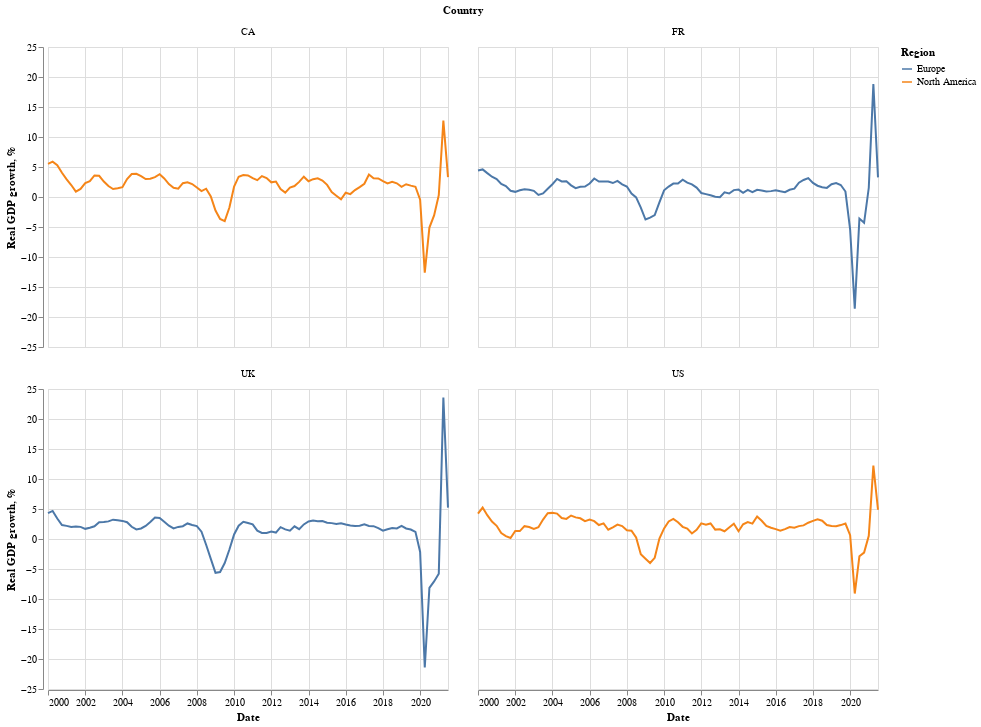

Notebook source saved alongside this figure:
### Markdown cell above
Note that `:N` tells **altair** to treat the variable preceeding the colon as a nominal value, ditto `:Q` for quantitative values. Most of the time **altair** will guess what you need, but it's easy to specify it if you need to. More complex combinations of chart arrangements may be achieved with the `alt.hconcat` and `alt.vconcat` functions.

Let's now return to some of our favourite examples and see how they look in **altair**.

### Code cell
alt.Chart(tidy_df).mark_line().encode(
    x="Date:T",
    y="Real GDP growth, %",
    color="Region:N",
    facet=alt.Facet("Country:N", columns=2),
)

### Figure 1 — Vega-Lite specification as saved in the notebook (floating-point values rounded to 4 significant figures; data arrays with more than 128 entries replaced by an {"elided": "..."} marker saying what was removed)
{"config": {"view": {"continuousWidth": 400, "continuousHeight": 300}}, "data": {"name": "data-a8a86fdb3cf00d3422a9c777cc3fb079"}, "mark": "line", "encoding": {"color": {"type": "nominal", "field": "Region"}, "facet": {"type": "nominal", "columns": 2, "field": "Country"}, "x": {"type": "temporal", "field": "Date"}, "y": {"type": "quantitative", "field": "Real GDP growth, %"}}, "$schema": "https://vega.github.io/schema/vega-lite/v4.8.1.json", "datasets": {"data-a8a86fdb3cf00d3422a9c777cc3fb079": {"elided": "348 records"}}}
